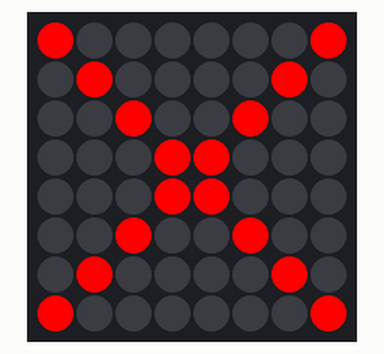
The program below on a simulated Raspberry Pi (BCM pin numbers) with a Sense HAT. Shown: the Sense HAT's 8×8 RGB LED matrix. The clock reads 2024-03-15 10:24:30 at power-on unless the program sets it. At 59.1 s the program stops and its outputs stay as they are.

Above: at 0.1 s.
At 0.6 s:
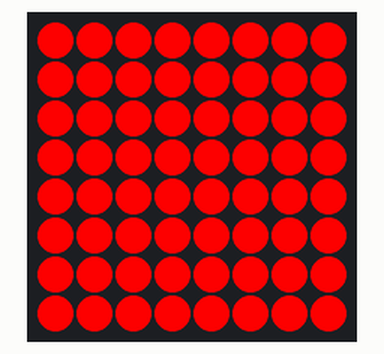

The program:

flashing_x.py
```python
from sense_emu import SenseHat
import time

class RedXAnimation:
    black = (0, 0, 0)
    red = (255, 0, 0)

    frame1 = [
        red, black, black, black, black, black, black, red,
        black, red, black, black, black, black, red, black,
        black, black, red, black, black, red, black, black,
        black, black, black, red, red, black, black, black,
        black, black, black, red, red, black, black, black,
        black, black, red, black, black, red, black, black,
        black, red, black, black, black, black, red, black,
        red, black, black, black, black, black, black, red
    ]

    frame2 = [
        red, red, red, red, red, red, red, red,
        red, red, red, red, red, red, red, red,
        red, red, red, red, red, red, red, red,
        red, red, red, red, red, red, red, red,
        red, red, red, red, red, red, red, red,
        red, red, red, red, red, red, red, red,
        red, red, red, red, red, red, red, red,
        red, red, red, red, red, red, red, red
    ]

    def __init__(self, rotation=0):
        self.sense = SenseHat()
        self.sense.set_rotation(rotation)

    def display_animation(self, duration):
        num_frames = 2
        frame_duration = duration / num_frames

        start_time = time.time()
        end_time = start_time + 59

        while time.time() < end_time:
            for frame in [self.frame1, self.frame2]:
                self.sense.set_pixels(frame)
                time.sleep(frame_duration)

if __name__ == "__main__":
    animation = RedXAnimation(rotation=270)
    animation.display_animation(duration=1)
 
```

Measured:
- what the display in image 1 shows lasts 0.5 s, from 0.5 s to 1.0 s
